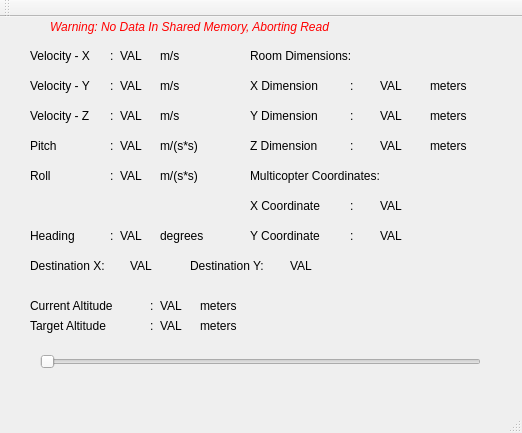
<?xml version="1.0" encoding="UTF-8"?>
<ui version="4.0">
 <class>AvionicsTelemetry</class>
 <widget class="QMainWindow" name="AvionicsTelemetry">
  <property name="geometry">
   <rect>
    <x>0</x>
    <y>0</y>
    <width>522</width>
    <height>433</height>
   </rect>
  </property>
  <property name="windowTitle">
   <string>AvionicsTelemetry</string>
  </property>
  <widget class="QWidget" name="centralWidget">
   <widget class="QLabel" name="label">
    <property name="geometry">
     <rect>
      <x>30</x>
      <y>30</y>
      <width>81</width>
      <height>17</height>
     </rect>
    </property>
    <property name="text">
     <string>Velocity - X </string>
    </property>
   </widget>
   <widget class="QLabel" name="label_2">
    <property name="geometry">
     <rect>
      <x>30</x>
      <y>60</y>
      <width>81</width>
      <height>17</height>
     </rect>
    </property>
    <property name="text">
     <string>Velocity - Y </string>
    </property>
   </widget>
   <widget class="QLabel" name="label_3">
    <property name="geometry">
     <rect>
      <x>30</x>
      <y>90</y>
      <width>81</width>
      <height>17</height>
     </rect>
    </property>
    <property name="text">
     <string>Velocity - Z </string>
    </property>
   </widget>
   <widget class="QLabel" name="label_4">
    <property name="geometry">
     <rect>
      <x>30</x>
      <y>120</y>
      <width>91</width>
      <height>17</height>
     </rect>
    </property>
    <property name="text">
     <string>Pitch       </string>
    </property>
   </widget>
   <widget class="QLabel" name="label_5">
    <property name="geometry">
     <rect>
      <x>30</x>
      <y>150</y>
      <width>67</width>
      <height>17</height>
     </rect>
    </property>
    <property name="text">
     <string>Roll</string>
    </property>
   </widget>
   <widget class="QLabel" name="label_7">
    <property name="geometry">
     <rect>
      <x>30</x>
      <y>210</y>
      <width>67</width>
      <height>17</height>
     </rect>
    </property>
    <property name="text">
     <string>Heading</string>
    </property>
   </widget>
   <widget class="QLabel" name="label_8">
    <property name="geometry">
     <rect>
      <x>30</x>
      <y>280</y>
      <width>111</width>
      <height>17</height>
     </rect>
    </property>
    <property name="text">
     <string>Current Altitude</string>
    </property>
   </widget>
   <widget class="QLabel" name="label_9">
    <property name="geometry">
     <rect>
      <x>110</x>
      <y>30</y>
      <width>21</width>
      <height>17</height>
     </rect>
    </property>
    <property name="text">
     <string>:</string>
    </property>
   </widget>
   <widget class="QLabel" name="label_10">
    <property name="geometry">
     <rect>
      <x>110</x>
      <y>60</y>
      <width>21</width>
      <height>17</height>
     </rect>
    </property>
    <property name="text">
     <string>:</string>
    </property>
   </widget>
   <widget class="QLabel" name="label_11">
    <property name="geometry">
     <rect>
      <x>110</x>
      <y>90</y>
      <width>21</width>
      <height>17</height>
     </rect>
    </property>
    <property name="text">
     <string>:</string>
    </property>
   </widget>
   <widget class="QLabel" name="label_12">
    <property name="geometry">
     <rect>
      <x>110</x>
      <y>120</y>
      <width>21</width>
      <height>17</height>
     </rect>
    </property>
    <property name="text">
     <string>:</string>
    </property>
   </widget>
   <widget class="QLabel" name="label_13">
    <property name="geometry">
     <rect>
      <x>110</x>
      <y>150</y>
      <width>21</width>
      <height>17</height>
     </rect>
    </property>
    <property name="text">
     <string>:</string>
    </property>
   </widget>
   <widget class="QLabel" name="label_15">
    <property name="geometry">
     <rect>
      <x>110</x>
      <y>210</y>
      <width>21</width>
      <height>17</height>
     </rect>
    </property>
    <property name="text">
     <string>:</string>
    </property>
   </widget>
   <widget class="QLabel" name="label_16">
    <property name="geometry">
     <rect>
      <x>150</x>
      <y>280</y>
      <width>21</width>
      <height>17</height>
     </rect>
    </property>
    <property name="text">
     <string>:</string>
    </property>
   </widget>
   <widget class="QLabel" name="label_17">
    <property name="geometry">
     <rect>
      <x>160</x>
      <y>30</y>
      <width>31</width>
      <height>17</height>
     </rect>
    </property>
    <property name="text">
     <string>m/s</string>
    </property>
   </widget>
   <widget class="QLabel" name="label_18">
    <property name="geometry">
     <rect>
      <x>160</x>
      <y>60</y>
      <width>31</width>
      <height>17</height>
     </rect>
    </property>
    <property name="text">
     <string>m/s</string>
    </property>
   </widget>
   <widget class="QLabel" name="label_19">
    <property name="geometry">
     <rect>
      <x>160</x>
      <y>90</y>
      <width>31</width>
      <height>17</height>
     </rect>
    </property>
    <property name="text">
     <string>m/s</string>
    </property>
   </widget>
   <widget class="QLabel" name="label_20">
    <property name="geometry">
     <rect>
      <x>160</x>
      <y>120</y>
      <width>51</width>
      <height>17</height>
     </rect>
    </property>
    <property name="text">
     <string>m/(s*s)</string>
    </property>
   </widget>
   <widget class="QLabel" name="label_21">
    <property name="geometry">
     <rect>
      <x>160</x>
      <y>150</y>
      <width>51</width>
      <height>17</height>
     </rect>
    </property>
    <property name="text">
     <string>m/(s*s)</string>
    </property>
   </widget>
   <widget class="QLabel" name="label_23">
    <property name="geometry">
     <rect>
      <x>160</x>
      <y>210</y>
      <width>61</width>
      <height>17</height>
     </rect>
    </property>
    <property name="text">
     <string>degrees</string>
    </property>
   </widget>
   <widget class="QLabel" name="label_24">
    <property name="geometry">
     <rect>
      <x>200</x>
      <y>280</y>
      <width>51</width>
      <height>17</height>
     </rect>
    </property>
    <property name="text">
     <string>meters</string>
    </property>
   </widget>
   <widget class="QLabel" name="label_velx">
    <property name="geometry">
     <rect>
      <x>120</x>
      <y>30</y>
      <width>67</width>
      <height>17</height>
     </rect>
    </property>
    <property name="text">
     <string>VAL</string>
    </property>
   </widget>
   <widget class="QLabel" name="label_vely">
    <property name="geometry">
     <rect>
      <x>120</x>
      <y>60</y>
      <width>67</width>
      <height>17</height>
     </rect>
    </property>
    <property name="text">
     <string>VAL</string>
    </property>
   </widget>
   <widget class="QLabel" name="label_velz">
    <property name="geometry">
     <rect>
      <x>120</x>
      <y>90</y>
      <width>67</width>
      <height>17</height>
     </rect>
    </property>
    <property name="text">
     <string>VAL</string>
    </property>
   </widget>
   <widget class="QLabel" name="label_aclx">
    <property name="geometry">
     <rect>
      <x>120</x>
      <y>120</y>
      <width>67</width>
      <height>17</height>
     </rect>
    </property>
    <property name="text">
     <string>VAL</string>
    </property>
   </widget>
   <widget class="QLabel" name="label_acly">
    <property name="geometry">
     <rect>
      <x>120</x>
      <y>150</y>
      <width>67</width>
      <height>17</height>
     </rect>
    </property>
    <property name="text">
     <string>VAL</string>
    </property>
   </widget>
   <widget class="QLabel" name="label_heading">
    <property name="geometry">
     <rect>
      <x>120</x>
      <y>210</y>
      <width>67</width>
      <height>17</height>
     </rect>
    </property>
    <property name="text">
     <string>VAL</string>
    </property>
   </widget>
   <widget class="QLabel" name="label_altitude">
    <property name="geometry">
     <rect>
      <x>160</x>
      <y>280</y>
      <width>67</width>
      <height>17</height>
     </rect>
    </property>
    <property name="text">
     <string>VAL</string>
    </property>
   </widget>
   <widget class="QLabel" name="label_25">
    <property name="geometry">
     <rect>
      <x>250</x>
      <y>30</y>
      <width>131</width>
      <height>17</height>
     </rect>
    </property>
    <property name="text">
     <string>Room Dimensions:</string>
    </property>
   </widget>
   <widget class="QLabel" name="label_26">
    <property name="geometry">
     <rect>
      <x>250</x>
      <y>60</y>
      <width>101</width>
      <height>17</height>
     </rect>
    </property>
    <property name="text">
     <string>X Dimension</string>
    </property>
   </widget>
   <widget class="QLabel" name="label_27">
    <property name="geometry">
     <rect>
      <x>250</x>
      <y>90</y>
      <width>101</width>
      <height>17</height>
     </rect>
    </property>
    <property name="text">
     <string>Y Dimension</string>
    </property>
   </widget>
   <widget class="QLabel" name="label_28">
    <property name="geometry">
     <rect>
      <x>250</x>
      <y>120</y>
      <width>101</width>
      <height>17</height>
     </rect>
    </property>
    <property name="text">
     <string>Z Dimension</string>
    </property>
   </widget>
   <widget class="QLabel" name="label_29">
    <property name="geometry">
     <rect>
      <x>250</x>
      <y>150</y>
      <width>181</width>
      <height>17</height>
     </rect>
    </property>
    <property name="text">
     <string>Multicopter Coordinates:</string>
    </property>
   </widget>
   <widget class="QLabel" name="label_30">
    <property name="geometry">
     <rect>
      <x>250</x>
      <y>180</y>
      <width>91</width>
      <height>17</height>
     </rect>
    </property>
    <property name="text">
     <string>X Coordinate</string>
    </property>
   </widget>
   <widget class="QLabel" name="label_31">
    <property name="geometry">
     <rect>
      <x>250</x>
      <y>210</y>
      <width>91</width>
      <height>17</height>
     </rect>
    </property>
    <property name="text">
     <string>Y Coordinate</string>
    </property>
   </widget>
   <widget class="QLabel" name="label_33">
    <property name="geometry">
     <rect>
      <x>350</x>
      <y>180</y>
      <width>21</width>
      <height>17</height>
     </rect>
    </property>
    <property name="text">
     <string>:</string>
    </property>
   </widget>
   <widget class="QLabel" name="label_34">
    <property name="geometry">
     <rect>
      <x>350</x>
      <y>210</y>
      <width>21</width>
      <height>17</height>
     </rect>
    </property>
    <property name="text">
     <string>:</string>
    </property>
   </widget>
   <widget class="QLabel" name="label_36">
    <property name="geometry">
     <rect>
      <x>350</x>
      <y>120</y>
      <width>21</width>
      <height>17</height>
     </rect>
    </property>
    <property name="text">
     <string>:</string>
    </property>
   </widget>
   <widget class="QLabel" name="label_37">
    <property name="geometry">
     <rect>
      <x>350</x>
      <y>90</y>
      <width>21</width>
      <height>17</height>
     </rect>
    </property>
    <property name="text">
     <string>:</string>
    </property>
   </widget>
   <widget class="QLabel" name="label_38">
    <property name="geometry">
     <rect>
      <x>350</x>
      <y>60</y>
      <width>21</width>
      <height>17</height>
     </rect>
    </property>
    <property name="text">
     <string>:</string>
    </property>
   </widget>
   <widget class="QLabel" name="label_DimX">
    <property name="geometry">
     <rect>
      <x>380</x>
      <y>60</y>
      <width>41</width>
      <height>17</height>
     </rect>
    </property>
    <property name="text">
     <string>VAL</string>
    </property>
   </widget>
   <widget class="QLabel" name="label_DimY">
    <property name="geometry">
     <rect>
      <x>380</x>
      <y>90</y>
      <width>41</width>
      <height>17</height>
     </rect>
    </property>
    <property name="text">
     <string>VAL</string>
    </property>
   </widget>
   <widget class="QLabel" name="label_DimZ">
    <property name="geometry">
     <rect>
      <x>380</x>
      <y>120</y>
      <width>41</width>
      <height>17</height>
     </rect>
    </property>
    <property name="text">
     <string>VAL</string>
    </property>
   </widget>
   <widget class="QLabel" name="label_CorX">
    <property name="geometry">
     <rect>
      <x>380</x>
      <y>180</y>
      <width>41</width>
      <height>17</height>
     </rect>
    </property>
    <property name="text">
     <string>VAL</string>
    </property>
   </widget>
   <widget class="QLabel" name="label_CorY">
    <property name="geometry">
     <rect>
      <x>380</x>
      <y>210</y>
      <width>41</width>
      <height>17</height>
     </rect>
    </property>
    <property name="text">
     <string>VAL</string>
    </property>
   </widget>
   <widget class="QLabel" name="label_39">
    <property name="geometry">
     <rect>
      <x>430</x>
      <y>60</y>
      <width>67</width>
      <height>17</height>
     </rect>
    </property>
    <property name="text">
     <string>meters</string>
    </property>
   </widget>
   <widget class="QLabel" name="label_40">
    <property name="geometry">
     <rect>
      <x>430</x>
      <y>90</y>
      <width>67</width>
      <height>17</height>
     </rect>
    </property>
    <property name="text">
     <string>meters</string>
    </property>
   </widget>
   <widget class="QLabel" name="label_42">
    <property name="geometry">
     <rect>
      <x>430</x>
      <y>120</y>
      <width>67</width>
      <height>17</height>
     </rect>
    </property>
    <property name="text">
     <string>meters</string>
    </property>
   </widget>
   <widget class="QLabel" name="label_MemWarn">
    <property name="geometry">
     <rect>
      <x>50</x>
      <y>0</y>
      <width>411</width>
      <height>21</height>
     </rect>
    </property>
    <property name="font">
     <font>
      <italic>true</italic>
     </font>
    </property>
    <property name="text">
     <string>&lt;font color = &quot;red&quot;&gt;Warning: No Data In Shared Memory, Aborting Read&lt;/color&gt;</string>
    </property>
   </widget>
   <widget class="QLabel" name="label_32">
    <property name="geometry">
     <rect>
      <x>30</x>
      <y>240</y>
      <width>101</width>
      <height>17</height>
     </rect>
    </property>
    <property name="text">
     <string>Destination X:</string>
    </property>
   </widget>
   <widget class="QLabel" name="label_35">
    <property name="geometry">
     <rect>
      <x>190</x>
      <y>240</y>
      <width>111</width>
      <height>17</height>
     </rect>
    </property>
    <property name="text">
     <string>Destination Y:</string>
    </property>
   </widget>
   <widget class="QLabel" name="label_Dest_x">
    <property name="geometry">
     <rect>
      <x>130</x>
      <y>240</y>
      <width>67</width>
      <height>17</height>
     </rect>
    </property>
    <property name="text">
     <string>VAL</string>
    </property>
   </widget>
   <widget class="QLabel" name="label_Dest_y">
    <property name="geometry">
     <rect>
      <x>290</x>
      <y>240</y>
      <width>67</width>
      <height>17</height>
     </rect>
    </property>
    <property name="text">
     <string>VAL</string>
    </property>
   </widget>
   <widget class="QLabel" name="label_6">
    <property name="geometry">
     <rect>
      <x>30</x>
      <y>300</y>
      <width>121</width>
      <height>17</height>
     </rect>
    </property>
    <property name="text">
     <string>Target Altitude</string>
    </property>
   </widget>
   <widget class="QLabel" name="label_22">
    <property name="geometry">
     <rect>
      <x>150</x>
      <y>300</y>
      <width>21</width>
      <height>17</height>
     </rect>
    </property>
    <property name="text">
     <string>:</string>
    </property>
   </widget>
   <widget class="QLabel" name="label_altitude_2">
    <property name="geometry">
     <rect>
      <x>160</x>
      <y>300</y>
      <width>67</width>
      <height>17</height>
     </rect>
    </property>
    <property name="text">
     <string>VAL</string>
    </property>
   </widget>
   <widget class="QLabel" name="label_41">
    <property name="geometry">
     <rect>
      <x>200</x>
      <y>300</y>
      <width>51</width>
      <height>17</height>
     </rect>
    </property>
    <property name="text">
     <string>meters</string>
    </property>
   </widget>
   <widget class="QSlider" name="horizontalSlider">
    <property name="geometry">
     <rect>
      <x>40</x>
      <y>330</y>
      <width>441</width>
      <height>29</height>
     </rect>
    </property>
    <property name="maximum">
     <number>18</number>
    </property>
    <property name="singleStep">
     <number>1</number>
    </property>
    <property name="orientation">
     <enum>Qt::Horizontal</enum>
    </property>
   </widget>
  </widget>
  <widget class="QMenuBar" name="menuBar">
   <property name="geometry">
    <rect>
     <x>0</x>
     <y>0</y>
     <width>522</width>
     <height>25</height>
    </rect>
   </property>
  </widget>
  <widget class="QToolBar" name="mainToolBar">
   <attribute name="toolBarArea">
    <enum>TopToolBarArea</enum>
   </attribute>
   <attribute name="toolBarBreak">
    <bool>false</bool>
   </attribute>
  </widget>
  <widget class="QStatusBar" name="statusBar"/>
 </widget>
 <layoutdefault spacing="6" margin="11"/>
 <resources/>
 <connections/>
</ui>
